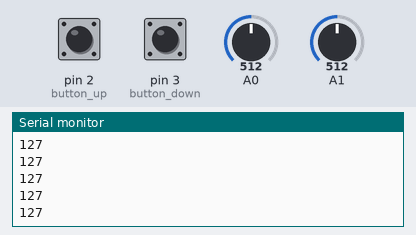
Bench run of a sketch on a simulated Arduino Uno, built with avr-gcc and run on an emulated ATmega328P. On the bench: the last lines printed to the serial monitor. The inputs (shaded band) are chosen by the test bench; at power-on: A0 = 512, pin 2 (button_up) HIGH, pin 3 (button_down) HIGH, A1 = 512. No radio packets arrive unless stated.

Above: at 1.2 s.
1.3 s: A0 set to 716
At 1.8 s:
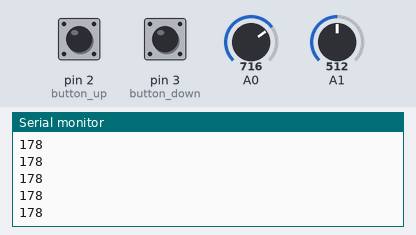
2.8 s: A0 set to 900
At 3.7 s:
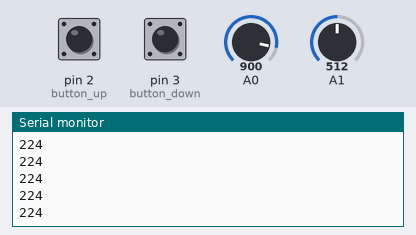
Timing chart, 0 to 5.8 s (numbered marks = the images above; inputs shaded):
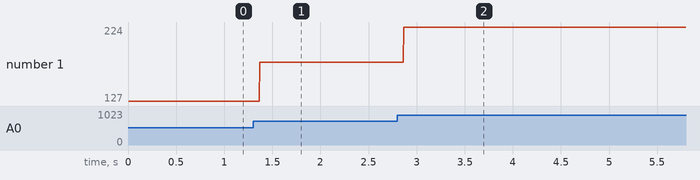

Measured:
- after the input at 1.3 s, the serial monitor: prints a new line after 0.07 s (image 1)
- after the input at 2.8 s, the serial monitor: prints a new line after 0.07 s (image 2)
- plotted number 1: 127 → 178 after the input at 1.3 s, 178 → 224 after the input at 2.8 s

The sketch:

RC_Bait_Boat_-_Universal_RC_Controller_program.ino
```cpp
#include <SPI.h>
#include<nRF24L01.h>
#include <RF24.h>
#include <Wire.h>
#include <printf.h>

const int button_up=2;
const int button_down=3;

RF24 radio(8,10);

const byte address[6]= "00001";

struct Data_Package{
  byte leftJoyX;
  byte leftJoyY;
  byte buttonUp;
  byte buttonDown;
  };

Data_Package data;

void setup() {
  // put your setup code here, to run once:
Serial.begin(9600);
radio.begin();
printf_begin();
radio.openWritingPipe(address);
radio.setPALevel(RF24_PA_MIN);
radio.stopListening();
radio.printDetails();
radio.enableDynamicPayloads();
radio.setDataRate(RF24_250KBPS);
radio.setAutoAck(false);

pinMode(button_up, INPUT_PULLUP);
pinMode(button_down, INPUT_PULLUP);

data.leftJoyX=127;
data.leftJoyY=127;
data.buttonUp=1;
data.buttonDown=1;
}

void loop() {
  // put your main code here, to run repeatedly:
/*const char text[]= "HALI";
Serial.println(text);
radio.write(&text, sizeof(text));*/

data.leftJoyX = map(analogRead(A0), 0, 1023, 0, 255);
data.leftJoyY = map(analogRead(A1), 0, 1023, 0, 80);
data.buttonUp = digitalRead(button_up);
data.buttonDown = digitalRead(button_down);

Serial.println(data.leftJoyX);
/*Serial.println(data.buttonUp);
Serial.println(data.buttonDown);*/


radio.write(&data,sizeof(Data_Package));
}
```
